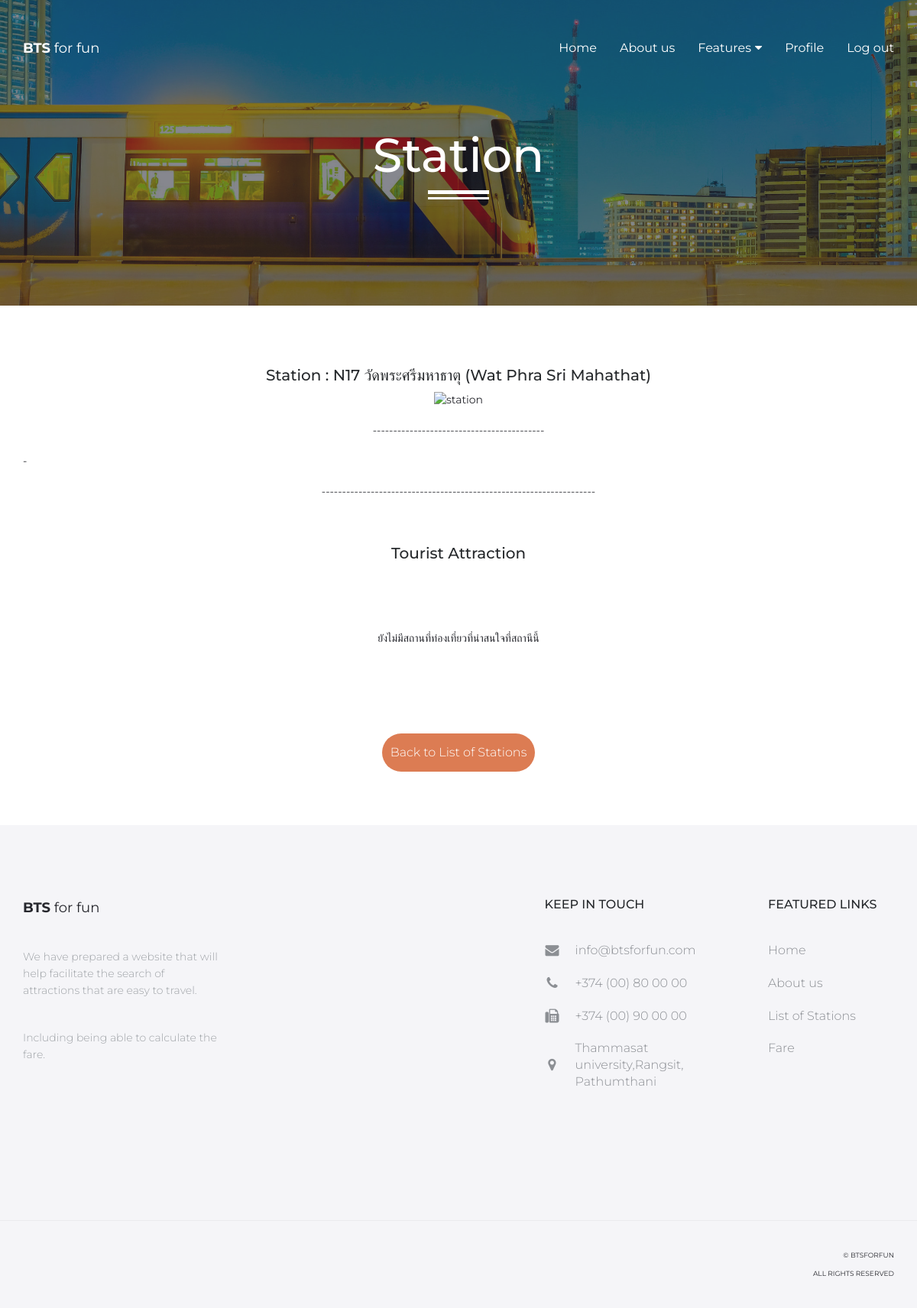
Screenshot of /bts_for_fun/stationdetail/8 (signed in) with the database file from the repository.
### bts_for_fun/models.py (models this page shows, shortened)
class Station(models.Model):
    thai_name_station = models.CharField(max_length=64)
    eng_name_station = models.CharField(max_length=64)
    code_station = models.CharField(max_length=64)
    station_detail = models.TextField()
    station_pic = models.URLField(max_length=300, blank = True)

### bts_for_fun/views.py (the view)
# urls.py: path('stationdetail/<int:station_id>',views.stationdetail,name='stationdetail'),
def stationdetail(request,station_id):
    if not request.user.is_authenticated:
        return render(request, 'users/login.html')
    else:
        station = Station.objects.get(id=station_id)
        tourists = Tourist.objects.filter(on_station=station).order_by('-rating')
        return render(request, 'bts_for_fun/stationdetail.html',{
                   'station' : station,
                   'tourists' : tourists,
    })

### bts_for_fun/templates/bts_for_fun/stationdetail.html (shortened to what this page needs)
{% extends 'about/layout.html' %}
{% load static %}
{% block body %}
{% if  user.is_authenticated %}
<header id="masthead" class="site-header site-header-white">
    <nav id="primary-navigation" class="site-navigation">
        <div class="container">
            <div class="navbar-header">
                <a href="{% url 'about:index' %}" class="site-title"><span>BTS</span> for fun</a>
            </div>
            <div class="collapse navbar-collapse" id="agency-navbar-collapse">
                <ul class="nav navbar-nav navbar-right">
                    <li ><a href="{% url 'about:index' %}" >Home</a></li>
                    <li ><a href="{% url 'about:about_us' %}">About us</a></li>
                    <li class="dropdown"><a href="#" class="dropdown-toggle" data-toggle="dropdown">Features<i class="fa fa-caret-down hidden-xs" aria-hidden="true"></i></a>
                    </li>
                    <li><a href="{% url 'users:profile' %}">Profile</a></li>
                    <li><a href="{% url 'users:logout' %}">Log out</a></li>
                </ul>
            </div>
        </div>
    </nav>
</header>
{% endif %}
</head>
<body>
    <div id="hero" class="hero overlay subpage-hero station-hero">
        <div class="hero-content">
            <div class="hero-text">
                <h1>Station</h1>
                <ol class="breadcrumb"></ol>
            </div>
        </div>
    </div>
    <main id="main" class="site-main">
        <section class="site-section subpage-site-section section-contact-us section-portfolio">
            <div class="container">
                <center>
                <h3>Station : {{ station.code_station }} {{ station.thai_name_station }} ({{ station.eng_name_station }})</h3>
                <img src="{{station.station_pic}}" alt="station" width="700" height="400">
                <br>
                <br>
                <p1>------------------------------------------</p1><br>
                <br>
                </center>
                <p2 align="left">{{ station.station_detail|linebreaksbr }}</p2><br>
                <center>
                    <br>
                <p1>-------------------------------------------------------------------</p1><br>
                <br>
                <br>
                <h3>Tourist Attraction </h3><br>
                <br>
                </center>
                <br>
                {% if tourists %}
                    {% for tourist in tourists %}
                            <div class="col-lg-3 col-md-4 col-xs-6" >
                                <div class="portfolio-item">
                                    <img src ="{{tourist.tourist_pic}}" class="img-res" alt="">
                                    <h4 class="portfolio-item-title"> {{ tourist.thai_name_tourist }} ({{ tourist.eng_name_tourist }}) </h4>
                                    <a href="{% url 'bts_for_fun:touristdetail' tourist.id %}"><i class="fa fa-arrow-right" aria-hidden="true"></i></a>
                                </div>
                            </div>
                    {% endfor %}
                {% else %}
                    <br>
                    <p><center>ยังไม่มีสถานที่ท่องเที่ยวที่น่าสนใจที่สถานีนี้</center></p>
                {% endif %}
            </div>
            <br><br><br><br>
          <center><a href="{% url 'bts_for_fun:index' %}" class="btn btn-coral mb-10">Back to List of Stations</a></center>
        </section>
    </main>
{% endblock %}

### static/css/style.css (style rules this page uses)
a { transition: all 0.25s ease-in-out; -moz-transition: all 0.25s ease-in-out; -webkit-transition: all 0.25s ease-in-out; -o-transition: all 0.25s ease-in-out; -ms-transition: all 0.25s ease-in-out; cursor: pointer; color: #9fa3a7; }
p { margin-bottom: 0; font-size: 14px; font-weight: 300; color: #9fa3a7; line-height: 22px; }
h1 { font-size: 62px; }
h3 { font-size: 20px; }
h1,h2,h3,h4,h5 { color: #26292c; }
.btn { line-height: 50px; min-width: 200px; font-size: 16px; font-weight: 300; border: 0; border-radius: 50px; color: #26272d; background-color: #fff; padding: 0; transition: color 0.25s ease-in-out, background-color 0.25s ease-in-out; -moz-transition: color 0.25s ease-in-out, background-color 0.25s ease-in-out; -webkit-transition: color 0.25s ease-in-out, background-color 0.25s ease-in-out; -o-transition: color 0.25s ease-in-out, background-color 0.25s ease-in-out; -ms-transition: color 0.25s ease-in-out, background-color 0.25s ease-in-out; }
.btn-coral { background-color: #dc7c53; color: #fff; }
html, body { width: 100%; height: 100%; margin: 0; padding: 0; font-family: 'Montserrat','K2D', sans-serif; color: #26272d; }
.mb-10 { margin-bottom: 10px; }
.site-header { position: absolute; padding: 50px 0 0; background-color: transparent; width: 100%; z-index: 3; }
.site-title { font-size: 18px; line-height: 26px; color: #26272d; }
.site-title span { font-weight: 700; }
.navbar-collapse { text-align: center; }
.navbar-nav { float: none; display: inline-block; }
.navbar-nav > li > a, .slicknav_nav > li > a { padding: 0; font-size: 16px; position: relative; color: #26272d; line-height: 26px; }
.site-header-white .navbar-nav > li > a, .site-header-white .site-title { color: #fff; }
.navbar-nav > li > a i { margin-left: 5px; }
.navbar-nav > li + li { margin-left: 30px; }
.hero { background: url(../img/wee.webp) no-repeat center / cover; height: 100%; width: 100%; display: table; position: relative; }
.overlay:before { content: ''; background-color: rgba(255, 255, 255, 0.801); height: 100%; width: 100%; position: absolute; top: 0; left: 0; z-index: 0; }
.hero-content { display: table-cell; vertical-align: middle; padding-top: 75px; }
.hero-text { max-width: 890px; width: 100%; margin: 0 auto; padding: 0 15px; text-align: center; }
.hero-text h1 { position: relative; margin: 0; }
.hero .breadcrumb { padding-top: 60px; margin-bottom: 0; }
.hero .breadcrumb:before { content: ''; display: block; position: absolute; left: 50%; bottom: 45px; height: 12px; width: 80px; border-top: 5px solid #fff; border-bottom: 3px solid #fff; transform: translateX(-50%); -moz-transform: translateX(-50%); -webkit-transform: translateX(-50%); -o-transform: translateX(-50%); -ms-transform: translateX(-50%); }
.subpage-hero { height: 400px; }
.subpage-hero.overlay:before { background-color: rgba(34, 36, 48, 0.545); }
.subpage-hero .hero-content, .subpage-hero .hero-content h1, .subpage-hero a { color: #fff; }
.station-hero { background: url(../img/train5.jpeg) no-repeat center / cover; }
.site-section { padding: 100px 0 140px; }
.subpage-site-section { padding: 60px 0; }
.breadcrumb { background-color: transparent; position: relative; }
.section-contact-us .btn { margin-top: 35px; }

### rows the page displays
Station: code_station "N17", thai_name_station "วัดพระศรีมหาธาตุ", eng_name_station "Wat Phra Sri Mahathat", station_detail "-"
